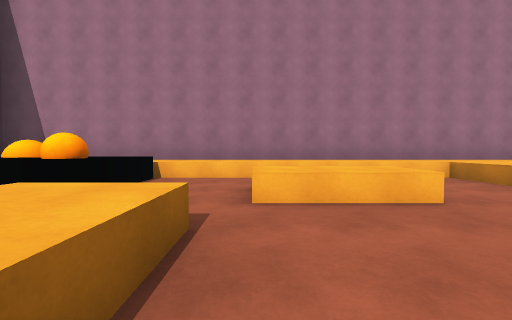
[1] (above)

18 first-person views from a walk through a scene from a Unity 3-D project. The camera is 1.3 m above the floor, tilts 2° down and sees 90° across. The floor is counted in squares, 2.77 m on a side. Each view is taken from the middle of a square. On the plan, view 1 faces up. The plan holds only what a view shows up to about 9 squares ahead; the rest is blank. The place goes on beyond the plan. The player character is not drawn. Surface patterns are stand-ins for the level's own textures.

[2]
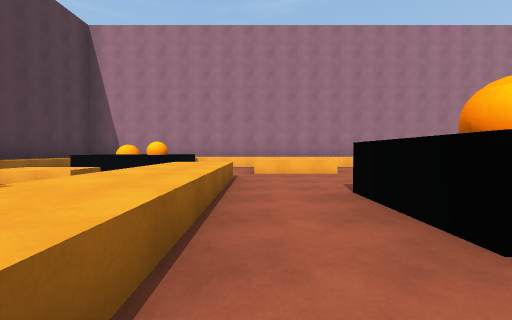

[3]
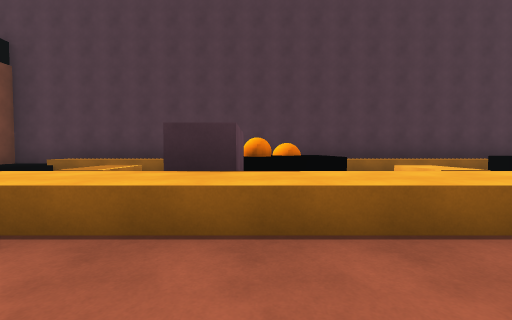

[4]
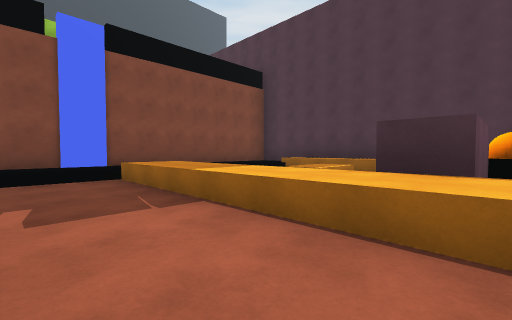

[5]
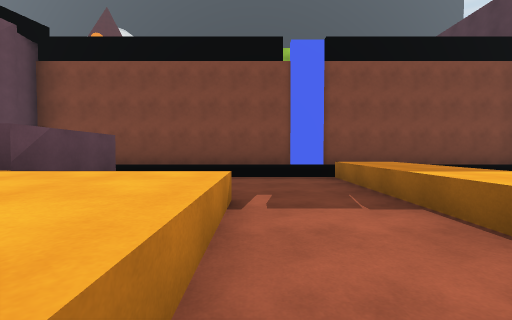

[6]
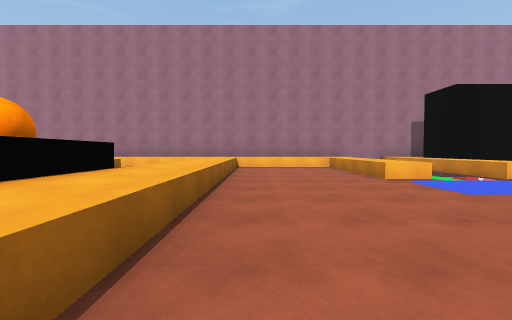

[7]
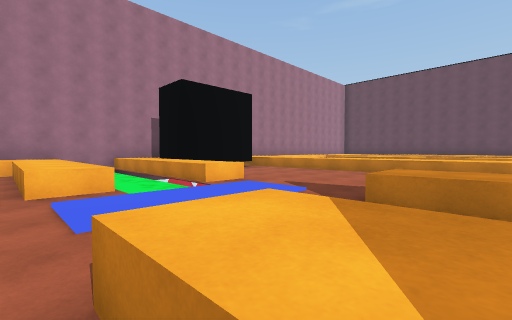

[8]
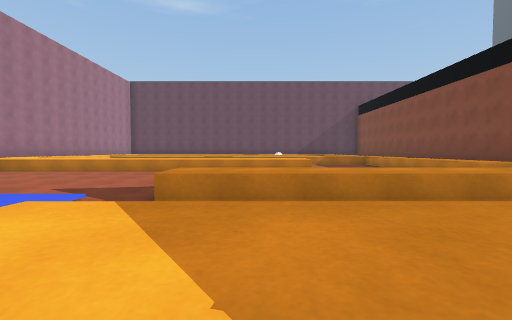

[9]
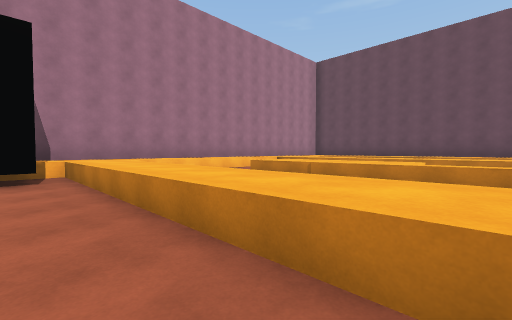

[10]
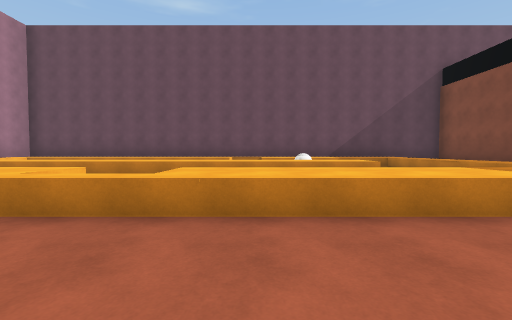

[11]
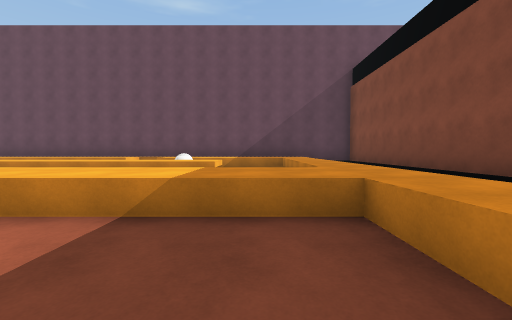

[12]
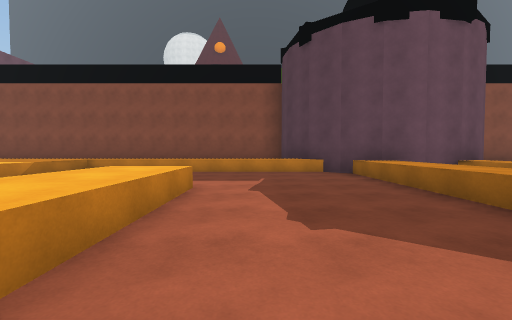

[13]
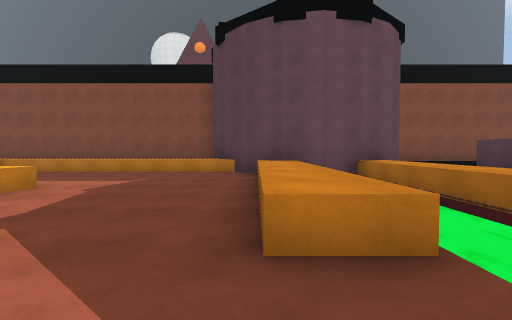

[14]
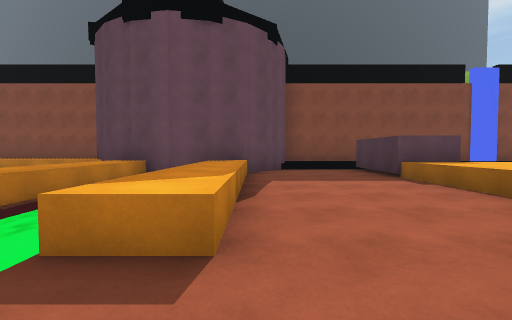

[15]
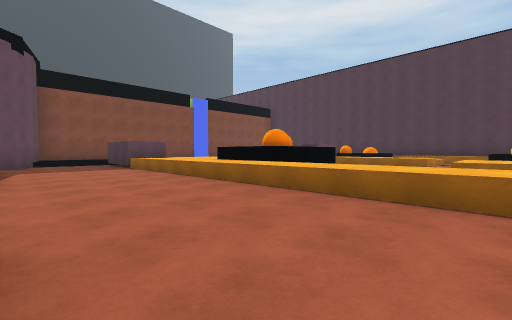

[16]
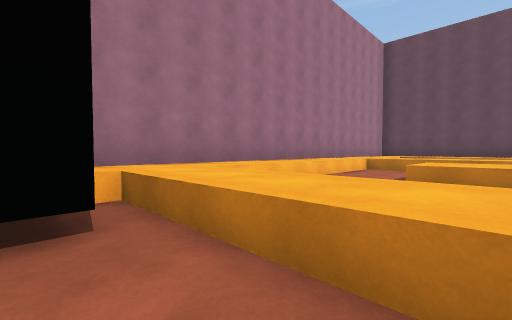

[17]
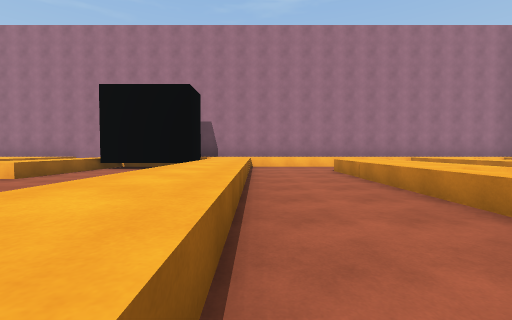

[18]
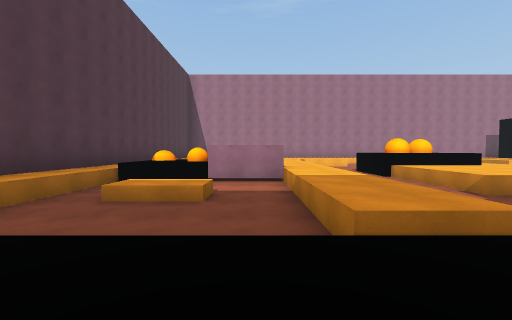

### Floor plan
Key: @ floor where view 1 was taken; # wall or solid block; . main floor; : floor 0.5 m higher than the main floor; + floor 0.75 m higher than the main floor; / step, stairs or slope; = window, fence, low wall or low ledge; ≈ water the walk keeps out of; ^ raised ledge; B orange ball; O other object.
Columns run from 6 left of view 1 to 23 right of it. Each row starts with its distance up from view 1.
  6 ##############################
  5 #   ++++++++++≈^^^^^^^^^^^^^^#
  4 #/BB^.....+../≈^###^.....^  ^#
  3 #/^BB.^^..+../≈^^..^..^^ ^  ^#
  2 #/........+../≈^^..^..^^ ^  ^#
  1 #//: ^....+...≈≈...^..^^ ^  ^#
  0 #/   ^@.##+........^..^^ ^  ^#
 -1 # B= ^./BB+...≈≈...^..^. ^  ^#
 -2 #//B ^./B^+...^^^..^..^^ ^  .#
 -3 #//##^./+++...^^^..^..^^ ^ O^#
 -4 #///.^./+++...^^^.....^^ ^  ^#
 -5 #///.^..  =...##^.....^^    ^#
 -6 #/...^..  #..## ^^^^^^^^^^^^^#
 -7 #::: ::: ::::#   #    ^^^    #
 -8 #::::::::::::#   #^^^^^^^^^^^#
 -9 ##############

Where each view was taken, in squares from view 1:
view 1: 0 up, 0 right, facing up
view 2: 3 down, 0 right, facing up
view 3: 2 down, 1 right, facing left
view 4: 2 down, 1 right, facing down-left
view 5: 2 down, 1 right, facing down
view 6: 3 down, 5 right, facing up
view 7: 2 down, 7 right, facing up-right
view 8: 2 down, 7 right, facing right
view 9: 1 down, 12 right, facing up-right
view 10: 2 down, 14 right, facing right
view 11: 5 down, 14 right, facing right
view 12: 0 up, 12 right, facing down
view 13: 0 up, 10 right, facing down
view 14: 0 up, 7 right, facing down
view 15: 3 up, 7 right, facing down-left
view 16: 2 up, 12 right, facing up-right
view 17: 3 down, 14 right, facing up
view 18: 8 down, 2 left, facing up
